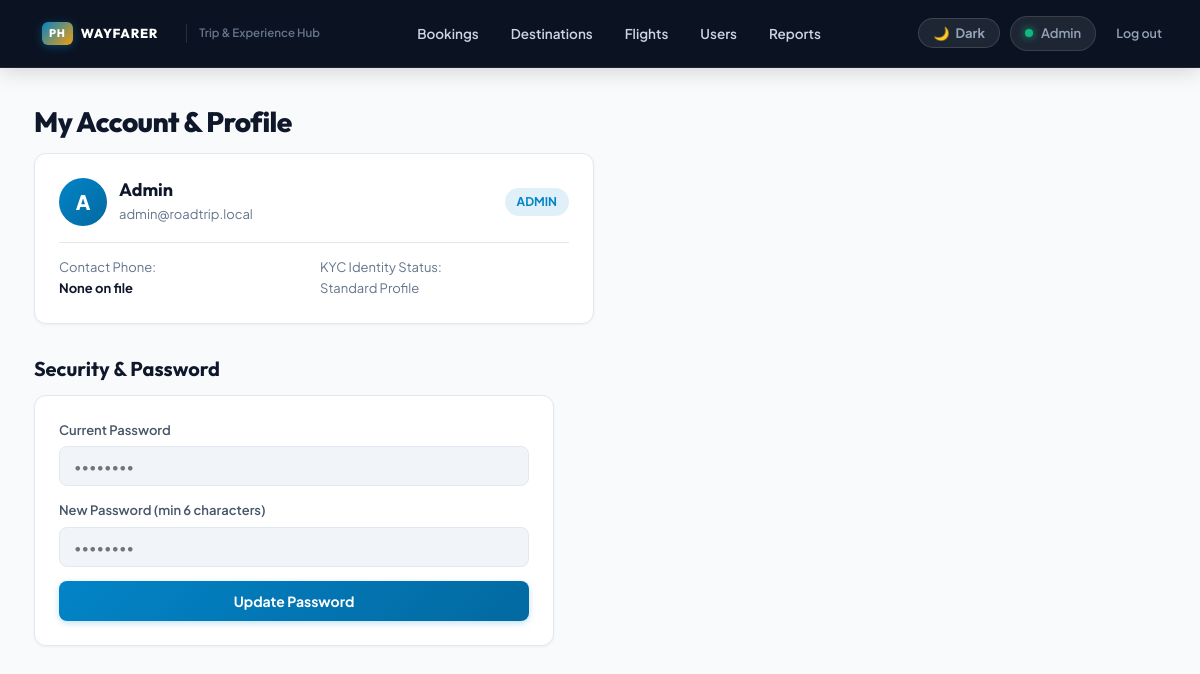
The app's page /account.php (signed in) with its own data.
### tables this page shows
CREATE TABLE users(
  id INT AUTO_INCREMENT PRIMARY KEY,
  name VARCHAR(100) NOT NULL,
  first_name VARCHAR(60) NULL,
  last_name VARCHAR(60) NULL,
  middle_initial VARCHAR(10) NULL,
  suffix VARCHAR(20) NULL,
  email VARCHAR(120) NOT NULL UNIQUE,
  phone VARCHAR(20) NULL,
  id_type VARCHAR(50) NULL,
  id_number VARCHAR(50) NULL,
  kyc_verified TINYINT(1) DEFAULT 0,
  password_hash VARCHAR(255) NOT NULL,
  role ENUM('admin','staff','traveler') NOT NULL DEFAULT 'traveler',
  created_at TIMESTAMP DEFAULT CURRENT_TIMESTAMP
);

### includes/auth.php (called while the page is built, shortened)
<?php
function e($s) { return htmlspecialchars((string)$s, ENT_QUOTES); }

### account.php (the view, shortened to what this page needs)
<?php
require 'includes/auth.php';
include 'includes/header.php';
$uStmt = $pdo->prepare('SELECT * FROM users WHERE id=?');
$uStmt->execute([user()['id']]);
$userProfile = $uStmt->fetch() ?: user();
?>
<h1>My Account & Profile</h1>
<div style="background:var(--surface);border:1px solid var(--line);border-radius:var(--radius-md);padding:24px;margin-bottom:28px;max-width:560px;box-shadow:var(--shadow-sm);">
  <div style="display:flex;align-items:center;justify-content:space-between;margin-bottom:16px;">
    <div style="display:flex;align-items:center;gap:12px;">
      <div style="width:48px;height:48px;border-radius:50%;background:linear-gradient(135deg,#0284c7,#0369a1);color:#fff;display:flex;align-items:center;justify-content:center;font-size:20px;font-weight:800;">
        <?= strtoupper(substr($userProfile['name'] ?? 'U', 0, 1)) ?>
      </div>
      <div>
        <h3 style="margin:0;font-size:18px;color:var(--ink);"><?= e($userProfile['name']) ?></h3>
        <span style="font-size:13px;color:var(--muted);"><?= e($userProfile['email']) ?></span>
      </div>
    </div>
    <span style="background:rgba(2,132,199,0.12);color:var(--primary);padding:4px 12px;border-radius:var(--radius-full);font-size:12px;font-weight:700;text-transform:uppercase;">
      <?= e($userProfile['role']) ?>
    </span>
  </div>
  <div style="border-top:1px solid var(--line);padding-top:14px;display:grid;grid-template-columns:1fr 1fr;gap:12px;font-size:13px;">
    <div>
      <span style="color:var(--muted);display:block;">Contact Phone:</span>
      <b style="color:var(--ink);"><?= e($userProfile['phone'] ?: 'None on file') ?></b>
    </div>
    <div>
      <span style="color:var(--muted);display:block;">KYC Identity Status:</span>
      <?php if (!empty($userProfile['kyc_verified'])): ?>
        <span style="color:var(--emerald);font-weight:700;">✓ Verified ID (<?= e($userProfile['id_type'] ?: 'National ID') ?>)</span>
      <?php else: ?>
        <span style="color:var(--muted);">Standard Profile</span>
      <?php endif; ?>
    </div>
  </div>
</div>
<h2>Security & Password</h2>
<form method="post" action="actions/password_process.php">
  <label>Current Password
    <input type="password" name="current" placeholder="••••••••" required>
  </label>
  <label>New Password (min 6 characters)
    <input type="password" name="new" minlength="6" placeholder="••••••••" required>
  </label>
  <button type="submit">Update Password</button>
</form>
<?php include 'includes/footer.php'; ?>

### assets/css/style.css (style rules this page uses)
:root { --bg: #f8fafc; --surface: #ffffff; --surface-2: #f1f5f9; --ink: #0f172a; --ink-secondary: #475569; --muted: #64748b; --line: #e2e8f0; --primary: #0284c7; --primary-hover: #0369a1; --accent: #f59e0b; --accent-light: #fef3c7; --accent-ink: #78350f; --emerald: #10b981; --emerald-light: #d1fae5; --danger: #ef4444; --danger-light: #fee2e2; --navy: #0b1322; --navy-surface: #14213d; --font-head: 'Outfit', -apple-system, sans-serif; --font-body: 'Plus Jakarta Sans', system-ui, -apple-system, sans-serif; --radius-sm: 8px; --radius-md: 12px; --radius-lg: 18px; --radius-full: 9999px; --shadow-sm: 0 1px 3px rgba(0, 0, 0, 0.05); --shadow-md: 0 4px 20px -2px rgba(15, 23, 42, 0.06), 0 2px 6px -1px rgba(15, 23, 42, 0.04); --shadow-lg: 0 20px 40px -6px rgba(15, 23, 42, 0.12), 0 8px 16px -4px rgba(15, 23, 42, 0.06); }
html, body { transition: background-color 0.25s ease, color 0.25s ease; }
*, *::before, *::after { box-sizing: border-box; }
body { margin: 0; font-family: var(--font-body); font-size: 15px; line-height: 1.6; background: var(--bg); color: var(--ink); -webkit-font-smoothing: antialiased; }
h1, h2, h3, h4 { font-family: var(--font-head); color: var(--ink); margin: 0 0 14px; line-height: 1.25; }
h1 { font-size: 28px; font-weight: 800; letter-spacing: -0.02em; }
h2 { font-size: 20px; font-weight: 700; margin-top: 32px; margin-bottom: 14px; }
form:not(.auth-form-aesthetic):not(.search-panel):not(.dialog-card) { display: grid; gap: 14px; max-width: 520px; margin-bottom: 28px; background: var(--surface); border: 1px solid var(--line); padding: 24px; border-radius: var(--radius-md); box-shadow: var(--shadow-sm); }
label { display: grid; gap: 6px; font-size: 13px; font-weight: 600; color: var(--ink-secondary); }
input, select, textarea { font-family: inherit; font-size: 14px; padding: 10px 14px; border: 1.5px solid var(--line); border-radius: var(--radius-sm); width: 100%; box-sizing: border-box; background: var(--surface-2); color: var(--ink); transition: all 0.15s ease; }
button:not(.auth-btn-primary):not(.demo-fill-btn):not(.chip):not(.budget-pill):not(.swap-btn):not(.act-toggle-btn):not(.plan-rem-btn):not(.close-x):not(.flight-change-btn):not(.status-btn) { font-family: inherit; font-size: 14px; font-weight: 700; background: linear-gradient(135deg, #0284c7 0%, #0369a1 100%); color: #fff; border: none; border-radius: var(--radius-sm); padding: 11px 20px; cursor: pointer; transition: all 0.15s ease; box-shadow: 0 2px 6px rgba(2, 132, 199, 0.25); display: inline-flex; align-items: center; justify-content: center; gap: 6px; }

### records on screen
users: name "A", name "Admin", email "admin@roadtrip.local", role "ADMIN", phone "None on file"

### other values on screen
$label "Bookings"
$label "Destinations"
$label "Flights"
$label "Users"
$label "Reports"
user()['name'] "Admin"
